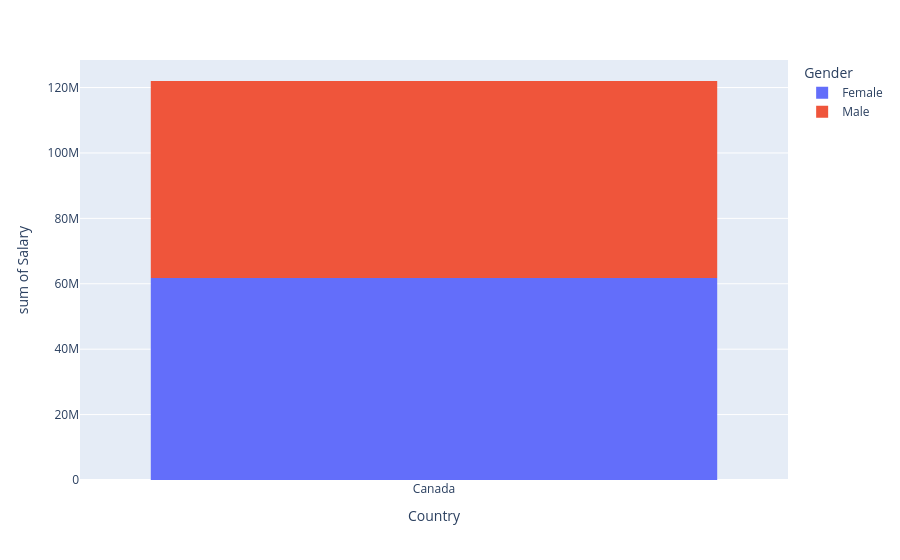
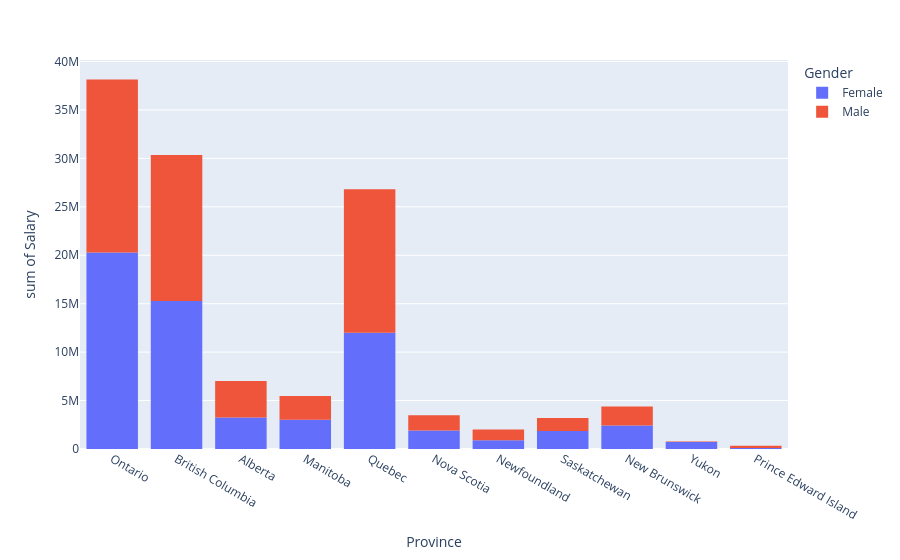
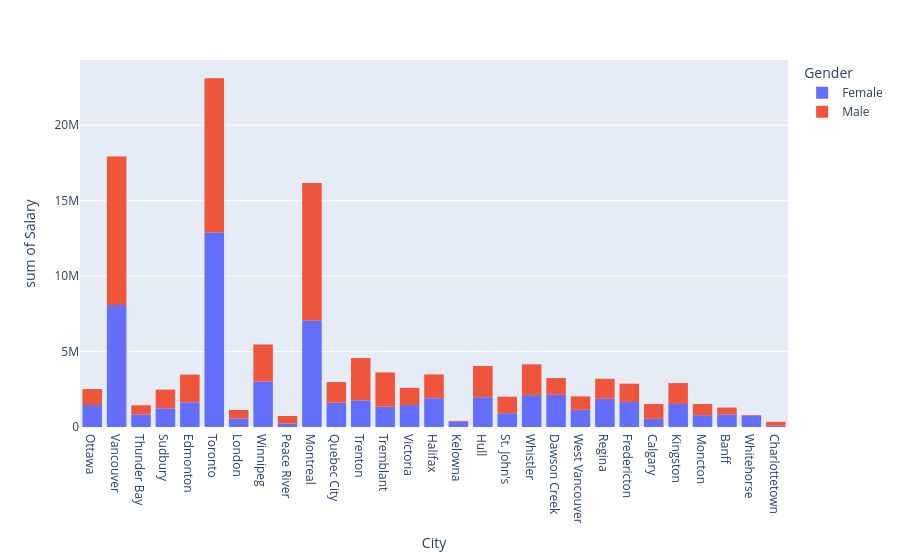
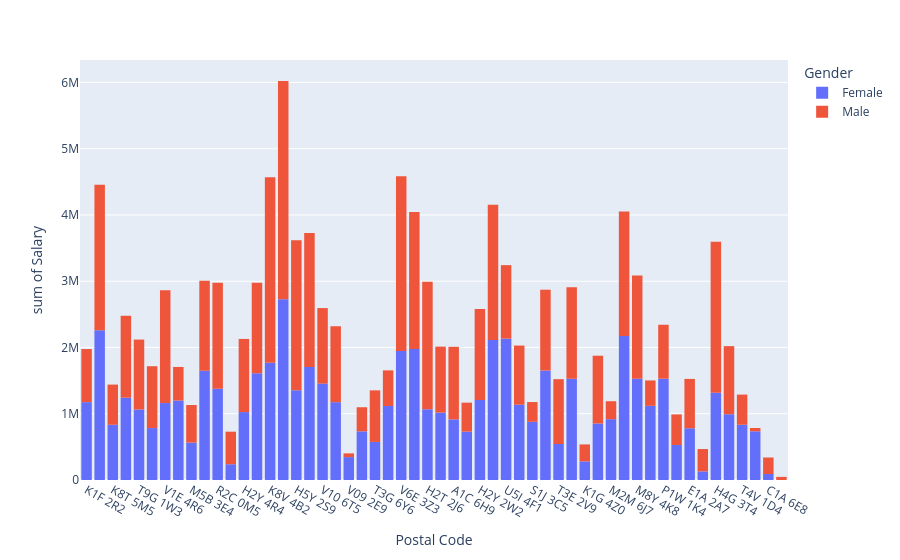

Notebook cell for these charts, in order:
### Code cell
for coluna in df.columns:
    grafico = px.histogram(df, x=coluna, y='Salary', color='Gender')
    grafico.show()

### Figure 1 — Plotly figure (JSON) as saved in the notebook; plotly's stock layout.template omitted (floating-point values rounded to 4 significant figures; data arrays with more than 128 entries replaced by an {"elided": "..."} marker saying what was removed)
{"data": [{"bingroup": "x", "histfunc": "sum", "hovertemplate": "Gender=Female<br>Country=%{x}<br>sum of Salary=%{y}<extra></extra>", "legendgroup": "Female", "marker": {"color": "#636efa", "pattern": {"shape": ""}}, "name": "Female", "orientation": "v", "showlegend": true, "type": "histogram", "x": {"elided": "788 str values"}, "xaxis": "x", "y": {"elided": "788 float values"}, "yaxis": "y"}, {"bingroup": "x", "histfunc": "sum", "hovertemplate": "Gender=Male<br>Country=%{x}<br>sum of Salary=%{y}<extra></extra>", "legendgroup": "Male", "marker": {"color": "#EF553B", "pattern": {"shape": ""}}, "name": "Male", "orientation": "v", "showlegend": true, "type": "histogram", "x": {"elided": "752 str values"}, "xaxis": "x", "y": {"elided": "752 float values"}, "yaxis": "y"}], "layout": {"barmode": "relative", "legend": {"title": {"text": "Gender"}, "tracegroupgap": 0}, "margin": {"t": 60}, "xaxis": {"anchor": "y", "domain": [0, 1], "title": {"text": "Country"}}, "yaxis": {"anchor": "x", "domain": [0, 1], "title": {"text": "sum of Salary"}}}}

### Figure 2 — Plotly figure (JSON) as saved in the notebook; plotly's stock layout.template omitted (floating-point values rounded to 4 significant figures; data arrays with more than 128 entries replaced by an {"elided": "..."} marker saying what was removed)
{"data": [{"bingroup": "x", "histfunc": "sum", "hovertemplate": "Gender=Female<br>Province=%{x}<br>sum of Salary=%{y}<extra></extra>", "legendgroup": "Female", "marker": {"color": "#636efa", "pattern": {"shape": ""}}, "name": "Female", "orientation": "v", "showlegend": true, "type": "histogram", "x": {"elided": "788 str values"}, "xaxis": "x", "y": {"elided": "788 float values"}, "yaxis": "y"}, {"bingroup": "x", "histfunc": "sum", "hovertemplate": "Gender=Male<br>Province=%{x}<br>sum of Salary=%{y}<extra></extra>", "legendgroup": "Male", "marker": {"color": "#EF553B", "pattern": {"shape": ""}}, "name": "Male", "orientation": "v", "showlegend": true, "type": "histogram", "x": {"elided": "752 str values"}, "xaxis": "x", "y": {"elided": "752 float values"}, "yaxis": "y"}], "layout": {"barmode": "relative", "legend": {"title": {"text": "Gender"}, "tracegroupgap": 0}, "margin": {"t": 60}, "xaxis": {"anchor": "y", "domain": [0, 1], "title": {"text": "Province"}}, "yaxis": {"anchor": "x", "domain": [0, 1], "title": {"text": "sum of Salary"}}}}

### Figure 3 — Plotly figure (JSON) as saved in the notebook; plotly's stock layout.template omitted (floating-point values rounded to 4 significant figures; data arrays with more than 128 entries replaced by an {"elided": "..."} marker saying what was removed)
{"data": [{"bingroup": "x", "histfunc": "sum", "hovertemplate": "Gender=Female<br>City=%{x}<br>sum of Salary=%{y}<extra></extra>", "legendgroup": "Female", "marker": {"color": "#636efa", "pattern": {"shape": ""}}, "name": "Female", "orientation": "v", "showlegend": true, "type": "histogram", "x": {"elided": "788 str values"}, "xaxis": "x", "y": {"elided": "788 float values"}, "yaxis": "y"}, {"bingroup": "x", "histfunc": "sum", "hovertemplate": "Gender=Male<br>City=%{x}<br>sum of Salary=%{y}<extra></extra>", "legendgroup": "Male", "marker": {"color": "#EF553B", "pattern": {"shape": ""}}, "name": "Male", "orientation": "v", "showlegend": true, "type": "histogram", "x": {"elided": "752 str values"}, "xaxis": "x", "y": {"elided": "752 float values"}, "yaxis": "y"}], "layout": {"barmode": "relative", "legend": {"title": {"text": "Gender"}, "tracegroupgap": 0}, "margin": {"t": 60}, "xaxis": {"anchor": "y", "domain": [0, 1], "title": {"text": "City"}}, "yaxis": {"anchor": "x", "domain": [0, 1], "title": {"text": "sum of Salary"}}}}

### Figure 4 — Plotly figure (JSON) as saved in the notebook; plotly's stock layout.template omitted (floating-point values rounded to 4 significant figures; data arrays with more than 128 entries replaced by an {"elided": "..."} marker saying what was removed)
{"data": [{"bingroup": "x", "histfunc": "sum", "hovertemplate": "Gender=Female<br>Postal Code=%{x}<br>sum of Salary=%{y}<extra></extra>", "legendgroup": "Female", "marker": {"color": "#636efa", "pattern": {"shape": ""}}, "name": "Female", "orientation": "v", "showlegend": true, "type": "histogram", "x": {"elided": "788 str values"}, "xaxis": "x", "y": {"elided": "788 float values"}, "yaxis": "y"}, {"bingroup": "x", "histfunc": "sum", "hovertemplate": "Gender=Male<br>Postal Code=%{x}<br>sum of Salary=%{y}<extra></extra>", "legendgroup": "Male", "marker": {"color": "#EF553B", "pattern": {"shape": ""}}, "name": "Male", "orientation": "v", "showlegend": true, "type": "histogram", "x": {"elided": "752 str values"}, "xaxis": "x", "y": {"elided": "752 float values"}, "yaxis": "y"}], "layout": {"barmode": "relative", "legend": {"title": {"text": "Gender"}, "tracegroupgap": 0}, "margin": {"t": 60}, "xaxis": {"anchor": "y", "domain": [0, 1], "title": {"text": "Postal Code"}}, "yaxis": {"anchor": "x", "domain": [0, 1], "title": {"text": "sum of Salary"}}}}
